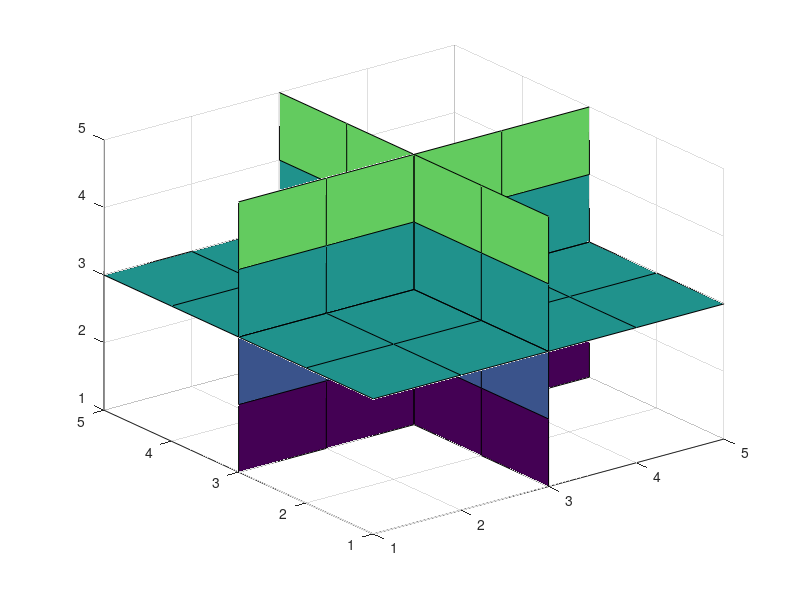
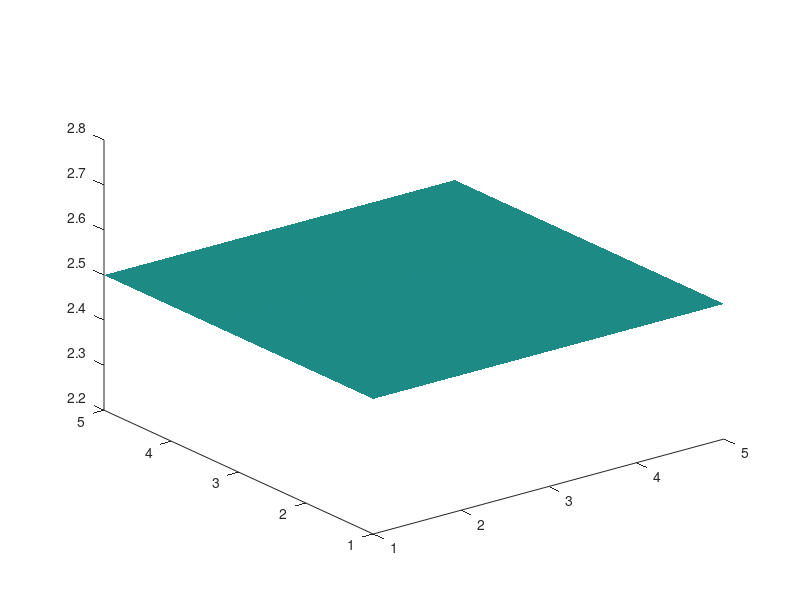
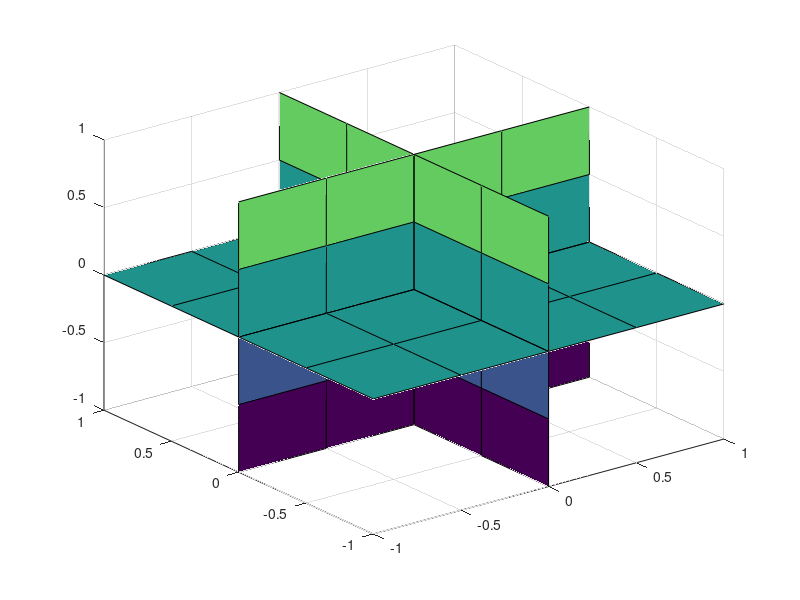

Source code (MATLAB) for these figures, in order:
clear;

% slice / isosurface — 3-D scalar volume visualisations.

% Build a simple gradient volume.
V = zeros(5, 5, 5);
V(:,:,1) = 1; V(:,:,2) = 2; V(:,:,3) = 3;
V(:,:,4) = 4; V(:,:,5) = 5;
fprintf('size(V) = [%d %d %d]\n', size(V,1), size(V,2), size(V,3));

% Slice at mid-planes.
slice(V, [3], [3], [3]);
fprintf('slice OK — 3 axis-aligned planes through (3, 3, 3)\n');

% Isosurface at mid-value.
figure;
isosurface(V, 2.5);
fprintf('isosurface(V, 2.5) OK — marching-cubes mesh\n');

% Explicit grid form.
figure;
x = linspace(-1, 1, 5);
y = linspace(-1, 1, 5);
z = linspace(-1, 1, 5);
slice(x, y, z, V, [0], [0], [0]);
fprintf('slice with explicit X/Y/Z OK\n');

fprintf('slice / isosurface smoke DONE\n');
